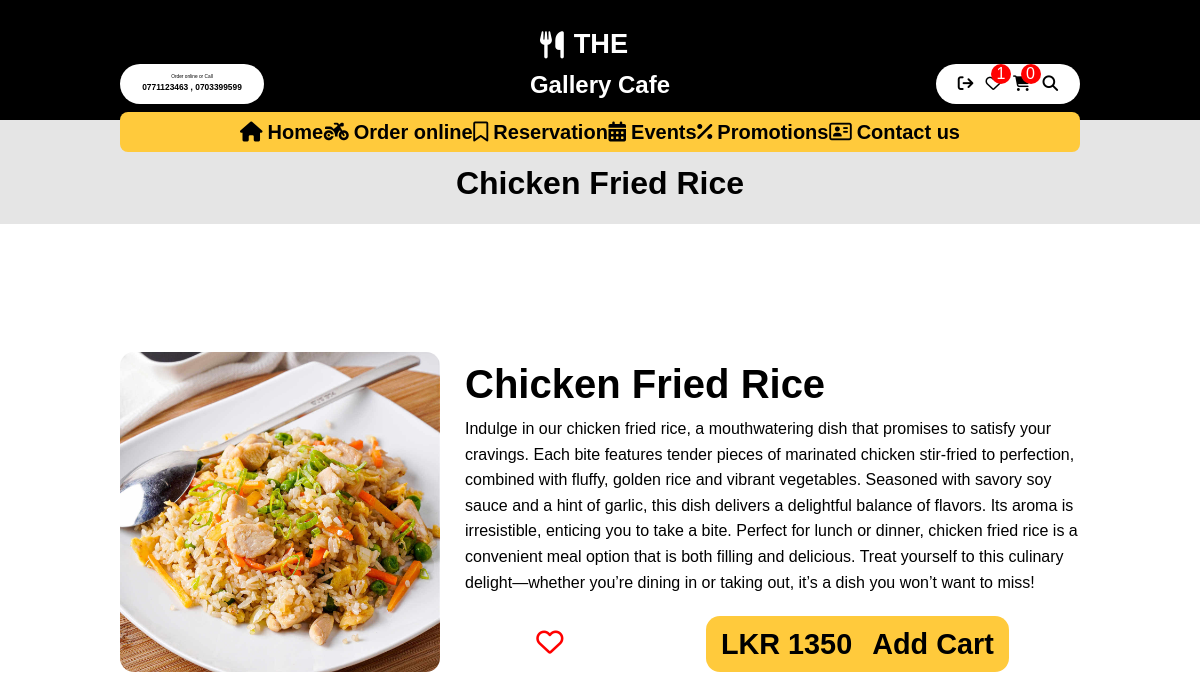
The page /item.php?id=1 (signed in) on the database its author committed.
### tables this page shows
CREATE TABLE `menus` (
  `menuId` int(11) NOT NULL,
  `menuName` varchar(255) NOT NULL,
  `menuCategory` varchar(255) NOT NULL,
  `menuDescription` varchar(1000) NOT NULL,
  `menuPrice` int(11) NOT NULL,
  `menuImage` varchar(255) NOT NULL
);

### config/db_connector.php (called while the page is built, shortened)
<?php
    class Db_connector{
        private $localhost = 'localhost';
        private $db_username = 'root';
        private $db_password = '';
        protected $conn;
        public function __construct(){
            $this->conn = mysqli_connect($this->localhost,$this->db_username,$this->db_password);
        }
        public function getConnection() {
            return $this->conn;
        }
    }

### class/Menu.php (called while the page is built, shortened)
<?php
include_once(__DIR__ . '/../config/db_connector.php');
class Menu
{
    public $db;
    public function __construct()
    {
        $this->connector = new Db_connector();
        $this->db = $this->connector->getConnection();
    }
    public function menuSelectedview($id)
    {
        $sql = "SELECT * FROM menus WHERE menuId = '$id'";
        $result = mysqli_query($this->db, $sql);
        if (mysqli_num_rows($result) == 1) {
            while ($row = mysqli_fetch_assoc($result)) {
                $menuId = $row["menuId"];
                $name = $row["menuName"];
                $description = $row["menuDescription"];
                $category = $row["menuCategory"];
                $price = $row["menuPrice"];
                $image = $row["menuImage"];
                $menuSelectedDetails = array("id" => $menuId, "name" => $name, "description" => $description, "category" => $category, "price" => $price, "image" => $image);
            }
            return $menuSelectedDetails;
        }
    }
    public function viewFavouriteAll($customer)
    {
        $sql = "SELECT menuID FROM cus_favourite WHERE customer = '$customer'";
        $res = mysqli_query($this->db, $sql);
        $array = [];
        if (mysqli_num_rows($res) > 0) {
            while ($row = mysqli_fetch_array($res)) {
                $array[] = $row["menuID"];
            }
        }
        return $array;
    }
    public function viewfavourite($customer, $menuId)
    {
        $sql = "SELECT * FROM cus_favourite WHERE customer = '$customer' and menuID = '$menuId'";
        $res = mysqli_query($this->db, $sql);
        if (mysqli_num_rows($res) == 1) {
            return true;
        } else {
            return false;
        }
    }
}

### item.php (the view, shortened to what this page needs)
<?php include_once('components\header.php') ?>
<?php
if (isset($_GET['id'])) {
    $id = $_GET['id'];
    $menuitem = $menuClass->menuSelectedview($id);
    if ($menuitem) {
        $name = $menuitem['name'];
        $id = $menuitem['id'];
        $description = $menuitem['description'];
        $price = $menuitem['price'];
        $image = $menuitem['image'];
    }
}
?>
<div class="title-container">
    <h1><?php echo $name ?></h1>
</div>
<div class="item-wrapper">
    <div class="item-container2">
        <img src="images/menu/<?php echo $image ?>" alt="">
        <div class="item-details">
            <div>
                <h1><?php echo $name ?></h1>
                <p><?php echo $description ?></p>
            </div>
            <div class="action-item">
                <?php
                if (!isset($_SESSION['cusid'])) {
                    ?>
                    <p class="notlog"><i class="fa-regular fa-heart"></i></p>
                    <?php
                } else {
                    $cus =$_SESSION['cusid'];
                    if ($menuClass->viewfavourite($cus, $id)) {
                        ?>
                        <a href="Actions/favourite.php?menuId=<?php echo $id ?>&item=<?php echo $id ?>"><i class="fa-solid fa-heart"></i></a>
                        <?php
                    } else {
                        ?>
                        <a href="Actions/favourite.php?menuId=<?php echo $id ?>&item=<?php echo $id ?>"><i class="fa-regular fa-heart"></i></a>
                        <?php
                    }
                }
                ?>
                <a href="Actions/add-cart.php?cart=<?php echo $id ?>&item=<?php echo $id ?>" class="add-cart-btn">
                    <h2>LKR <?php echo $price ?></h2>
                    <h2>Add Cart</h2>
                </a>
            </div>
        </div>
    </div>
</div>
<?php include_once('components\footer.php') ?>

### components/header.php (shortened to what this page needs)
<?php
    include("class/Events.php");
    include("class/Menu.php");
    $menuClass = new Menu();
?>
<!DOCTYPE html>
<html lang="en">
<head>
    <link rel="stylesheet" href="style/style.css?v=<?php echo time() ?>">
</head>
<body>
    <div class="top-container">
        <div class="top-wrapper">
            <div class="contact-container">
                <div class="contact-wrapper">
                    <p>Order online or Call</p>
                    <h3>0771123463 , 0703399599</h3>
                </div>
            </div>
            <div class="logo">
                <h1><i class="fa-solid fa-utensils fa-lg"></i><span>THE</span><br>Gallery Cafe</h1>
            </div>
            <div class="action-container">
                <?php if(isset($_SESSION['cusid'])){
                    ?>
                    <a onclick="showlogout()"><i class="fa-solid fa-arrow-right-from-bracket"></i></a>
                    <?php
                }else{
                    ?>
                    <a onclick="openLoginform()"><i class="fa-regular fa-user"></i></a>
                    <?php
                }
                ?>
                <a onclick="openfav()"><i class="fa-regular fa-heart"></i><div class="action-item2"><p><?php
                if(isset($_SESSION['cusid'])){echo count($menuClass->viewFavouriteAll($_SESSION['cusid']));}else{echo 0;}
                 ?></p></div></a>
                <a onclick="opencart()"><i class="fa-solid fa-cart-shopping"></i><div class="action-item2"><p>
                    <?php
                        if(isset($_SESSION['cartArray'])){
                            echo count($_SESSION['cartArray']);
                        }
                        else{
                            echo 0;
                        }
                    ?>
                </p></div></a>
                <a onclick="opensearch()"><i class="fa-solid fa-magnifying-glass"></i></a>
            </div>
        </div>
    </div>
    <nav>
        <ul>
            <li><a href="index.php"><i class="fa-solid fa-house"></i>
                    <h3>Home</h3>
                </a></li>
            <li><a href="menu.php"><i class="fa-solid fa-motorcycle"></i>
                    <h3>Order online</h3>
                </a></li>
                <li><a href="reservation.php"><i class="fa-regular fa-bookmark"></i>
                    <h3>Reservation</h3>
                </a></li>
            <li><a href="events.php"><i class="fa-solid fa-calendar-days"></i>
                    <h3>Events</h3>
                </a></li>
            <li><a href="promotions.php"><i class="fa-solid fa-percent"></i>
                    <h3>Promotions</h3>
                </a></li>
            <li><a href="about.php"><i class="fa-regular fa-address-card"></i>
                    <h3>Contact us</h3>
                </a></li>
        </ul>
    </nav>

### components/footer.php (shortened to what this page needs)
</body>
</html>

### style/style.css (style rules this page uses)
:root { --c-first: #000000; --c-second: #FFCA3C; --c-third: #FFFFFF; --c-fourth: #202938; --c-fifth: #E5E5E5; --font-base: "poppins", sans-serif; }
* { margin: 0; padding: 0; font-family: var(--font-base); line-height: 1.6; font-size: 16px; scroll-behavior: smooth; }
ul { list-style: none; }
a { text-decoration: none; }
img { width: 20vw; }
body { overflow-x: hidden; color: var(--c-third); font-family: 'Nunito', sans-serif; }
.top-container { display: flex; background-color: var(--c-first); height: 15vh; }
.top-wrapper { margin: 0 10vw; width: 100%; display: flex; align-items: flex-end; justify-content: space-between; margin-bottom: 2vh; }
.contact-wrapper { background-color: var(--c-third); color: var(--c-first); border-radius: 30px; width: 12vw; height: 5vh; display: flex; align-items: center; flex-direction: column; justify-content: center; }
.contact-wrapper p { font-size: .4vmax; }
.contact-wrapper h3 { font-size: .7vmax; }
.logo h1 { font-size: 1.5rem; }
.logo h1 i, .logo h1 span { font-size: 1.7rem; margin-left: 10px; }
.action-container { background-color: var(--c-third); width: 12vw; height: 5vh; display: flex; align-items: center; justify-content: center; border-radius: 30px; gap: 1.5vh; }
.action-container a { position: relative; }
.action-item2 { position: absolute; background-color: red; top: -7px; right: -10px; width: 20px; height: 20px; font-size: 0.8rem; display: flex; align-items: center; justify-content: center; border-radius: 50%; cursor: pointer; }
.action-container i { color: var(--c-first); font-size: 1.3vmax; cursor: pointer; }
nav { position: absolute; margin: 0 10vw; margin-top: -1vh; width: 80vw; height: 5vh; background-color: var(--c-second); border-radius: 8px; z-index: 50; }
nav ul { margin: 0 10vw; width: 60vw; height: 5vh; display: flex; justify-content: space-between; align-items: center; }
nav ul li a { display: flex; align-items: center; gap: 5px; color: var(--c-first); }
nav ul li a h3, nav ul li a i { font-size: 2.5vmin; }
.title-container { width: 100vw; height: 10vh; padding-top: 3vh; display: flex; align-items: center; justify-content: center; background-color: var(--c-fifth); position: relative; }
.title-container h1 { font-size: 2rem; color: var(--c-first); }
.item-wrapper { width: 100vw; height: 72vh; display: flex; align-items: center; justify-content: center; color: var(--c-first); }
.item-container2 { display: flex; width: 80vw; gap: 25px; }
.item-container2 img { width: 30vw; height: 40vh; border-radius: 14px; object-fit: cover; }
.item-details { display: flex; flex-direction: column; justify-content: space-between; width: 60vw; }
.item-details h1 { font-size: 2.5rem; text-transform: capitalize; }
.action-item { display: flex; justify-content: space-around; align-items: center; }
.action-item i { font-size: 1.7rem; color: red; }
.add-cart-btn { display: flex; gap: 20px; background-color: var(--c-second); padding: 5px 15px; border-radius: 14px; }
.add-cart-btn h2 { font-size: 1.8rem; font-weight: bold; color: var(--c-first) }

### rows shown on the page
menus: menuName "Chicken Fried Rice", menuImage (picture), menuDescription "Indulge in our chicken fried rice, a mouthwatering dish that promises to satisfy your cravings. Each bite features tender pieces of marinated chicken stir-fried to perfection, combined with fluffy, golden rice and vibrant vegetables. Seasoned with savory soy sauce and a hint of garlic, this dish delivers a delightful balance of flavors. Its aroma is irresistible, enticing you to take a bite. Perfect for lunch or dinner, chicken fried rice is a convenient meal option that is both filling and delicious. Treat yourself to this culinary delight—whether you’re dining in or taking out, it’s a dish you won’t want to miss!", menuPrice "1350"

### other values the page prints
count($menuClass->viewFavouriteAll($_SESSION['cusid'])) "1"
